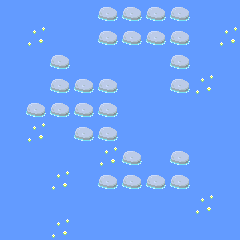

This game map was drawn from its Tiled (.tmx) file and the tilesets committed beside it. A one-line description and the full map source follow:
An orthogonal 10x10 tile map with 24x24 px tiles, 1 tile layer (bgTiles) and 35 objects (27x SolidGround, 4x Block, 2x LilyPad, Player, Goal).

<map version="1.2" tiledversion="2019.04.18" orientation="orthogonal" renderorder="right-down" width="10" height="10" tilewidth="24" tileheight="24" infinite="0" nextlayerid="5" nextobjectid="84">
 <properties>
  <property name="Name" value="Blocks One" />
 </properties>
 <tileset firstgid="1" name="tileset-pond" tilewidth="24" tileheight="24" tilecount="100" columns="10">
  <image source="../images/tileset-pond.png" width="256" height="256" />
  <terraintypes>
   <terrain name="rock" tile="0" />
   <terrain name="water" tile="0" />
  </terraintypes>
  <tile id="14" terrain="1,1,1,0" />
  <tile id="15" terrain="1,1,0,0" />
  <tile id="16" terrain="1,1,0,1" />
  <tile id="17" terrain="0,0,0,1" />
  <tile id="18" terrain="0,0,1,0" />
  <tile id="19" terrain="1,1,1,1" />
  <tile id="24" terrain="1,0,1,0" />
  <tile id="25" terrain="0,0,0,0" />
  <tile id="26" terrain="0,1,0,1" />
  <tile id="27" terrain="0,1,0,0" />
  <tile id="28" terrain="1,0,0,0" />
  <tile id="34" terrain="1,0,1,1" />
  <tile id="35" terrain="0,0,1,1" />
  <tile id="36" terrain="0,1,1,1" />
 </tileset>
 <layer id="1" name="bgTiles" width="10" height="10">
  <properties>
   <property name="tileset" value="tileset-pond" />
  </properties>
  <data encoding="csv">
2,2,2,2,6,6,6,6,2,2,
2,3,2,2,6,6,6,6,2,3,
2,2,6,2,2,2,2,6,2,2,
2,2,6,6,6,2,2,6,3,2,
2,6,6,6,6,2,2,2,2,2,
2,3,2,6,6,2,2,2,2,2,
2,2,2,2,3,6,2,6,2,2,
2,2,3,2,6,6,6,6,2,2,
2,2,2,2,2,2,2,2,3,2,
2,2,3,2,2,2,2,2,2,2
</data>
 </layer>
 <objectgroup id="2" name="platforms">
  <object id="34" type="SolidGround" gid="10" x="24" y="120" width="24" height="24" />
  <object id="37" type="SolidGround" gid="10" x="48" y="120" width="24" height="24" />
  <object id="42" type="SolidGround" gid="10" x="72" y="96" width="24" height="24" />
  <object id="43" type="SolidGround" gid="10" x="72" y="120" width="24" height="24" />
  <object id="44" type="SolidGround" gid="10" x="72" y="144" width="24" height="24" />
  <object id="45" type="SolidGround" gid="10" x="96" y="144" width="24" height="24" />
  <object id="46" type="SolidGround" gid="10" x="96" y="120" width="24" height="24" />
  <object id="48" type="SolidGround" gid="10" x="96" y="96" width="24" height="24" />
  <object id="50" type="SolidGround" gid="10" x="96" y="192" width="24" height="24" />
  <object id="51" type="SolidGround" gid="10" x="144" y="192" width="24" height="24" />
  <object id="52" type="SolidGround" gid="10" x="120" y="192" width="24" height="24" />
  <object id="53" type="SolidGround" gid="10" x="168" y="192" width="24" height="24" />
  <object id="58" type="SolidGround" gid="10" x="168" y="96" width="24" height="24" />
  <object id="59" type="SolidGround" gid="10" x="168" y="72" width="24" height="24" />
  <object id="60" type="SolidGround" gid="10" x="168" y="48" width="24" height="24" />
  <object id="61" type="SolidGround" gid="10" x="144" y="48" width="24" height="24" />
  <object id="62" type="SolidGround" gid="10" x="120" y="48" width="24" height="24" />
  <object id="63" type="SolidGround" gid="10" x="96" y="48" width="24" height="24" />
  <object id="65" type="SolidGround" gid="10" x="120" y="168" width="24" height="24" />
  <object id="66" type="SolidGround" gid="10" x="168" y="168" width="24" height="24" />
  <object id="67" type="SolidGround" gid="10" x="144" y="24" width="24" height="24" />
  <object id="68" type="SolidGround" gid="10" x="168" y="24" width="24" height="24" />
  <object id="70" type="SolidGround" gid="10" x="120" y="24" width="24" height="24" />
  <object id="71" type="SolidGround" gid="10" x="96" y="24" width="24" height="24" />
  <object id="74" type="LilyPad" gid="7" x="72" y="72" width="24" height="24" />
  <object id="75" type="SolidGround" gid="10" x="48" y="96" width="24" height="24" />
  <object id="76" type="SolidGround" gid="10" x="48" y="72" width="24" height="24" />
  <object id="80" type="LilyPad" gid="7" x="168" y="120" width="24" height="24" />
  <object id="82" type="SolidGround" gid="10" x="216" y="144" width="24" height="24" />
 </objectgroup>
 <objectgroup id="3" name="objects">
  <object id="36" name="Player" type="Player" gid="9" x="24" y="120" width="24" height="24" />
  <object id="73" type="Block" gid="33" x="120" y="48" width="24" height="24" />
  <object id="77" type="Block" gid="33" x="96" y="144" width="24" height="24" />
  <object id="78" type="Block" gid="33" x="96" y="120" width="24" height="24" />
  <object id="79" type="Block" gid="33" x="72" y="144" width="24" height="24" />
 </objectgroup>
 <objectgroup id="4" name="floaters">
  <object id="83" type="Goal" gid="11" x="216" y="144" width="24" height="24" />
 </objectgroup>
</map>
